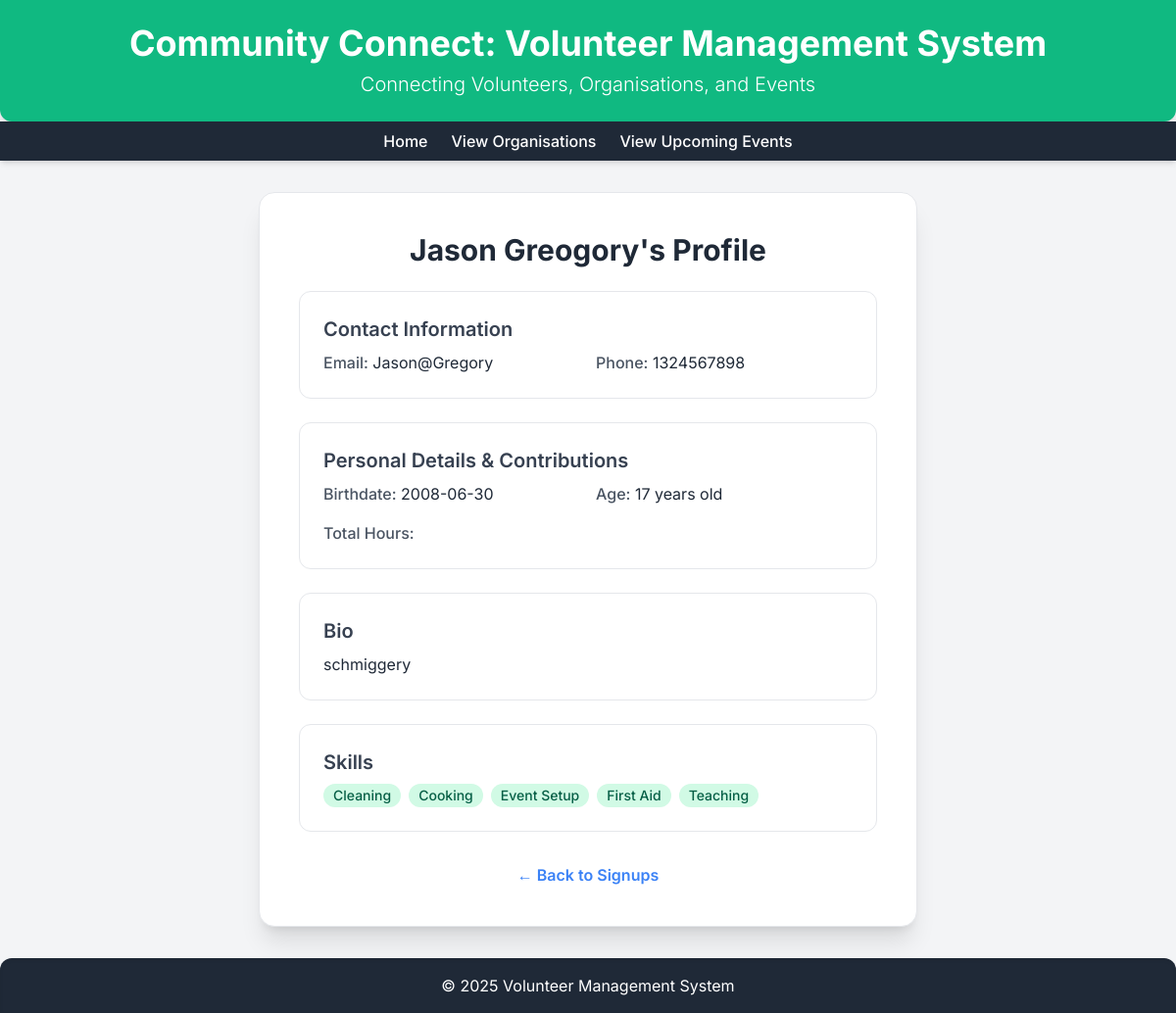
The app's page /volunteer/6 with its own data.
### tables this page shows
CREATE TABLE Volunteers (
    ID INTEGER PRIMARY KEY,
    Password TEXT NOT NULL CHECK(length(Password) <= 20),
    FirstName TEXT NOT NULL CHECK(length(FirstName) <= 20),
    LastName TEXT NOT NULL CHECK(length(LastName) <= 20),
    Email TEXT NOT NULL UNIQUE CHECK(length(Email) <= 30),
    PhoneNumber TEXT NOT NULL UNIQUE CHECK(length(PhoneNumber) <= 10),
    Location TEXT NOT NULL CHECK(length(Location) <= 30),
    BirthDate DATE NOT NULL,
    Bio TEXT CHECK(length(Bio) <= 300),
    TotalHoursContributed INTEGER DEFAULT 0
);

CREATE TABLE Skills (
    ID INTEGER PRIMARY KEY,
    Name TEXT NOT NULL UNIQUE CHECK(length(Name) <= 20)
);

### app.py (the view)
@app.route("/volunteer/<int:volunteer_id>")
def view_volunteer(volunteer_id):
    db = get_db()
    volunteer_cur = db.execute(
        """
        SELECT
            FirstName,
            LastName,
            Email,
            PhoneNumber,
            BirthDate,
            Bio
        FROM Volunteers
        WHERE Id = ?
        """,
        (volunteer_id,)
    )
    volunteer_data = volunteer_cur.fetchone()
    if not volunteer_data:
        flash("Volunteer not found.", "danger")
        return redirect(url_for('volunteers'))
    skills_cur = db.execute(
        """
        SELECT s.Name
        FROM VolunteerSkills vs
        JOIN Skills s ON vs.SkillID = s.Id
        WHERE vs.VolunteerID = ?
        """,
        (volunteer_id,)
    )
    skills = [s['Name'] for s in skills_cur.fetchall()]
    birthdate = datetime.strptime(volunteer_data['BirthDate'], '%Y-%m-%d').date()
    today = date.today()
    age = today.year - birthdate.year - ((today.month, today.day) < (birthdate.month, today.day))
    volunteer = {
        'full_name': f"{volunteer_data['FirstName']} {volunteer_data['LastName']}",
        'email': volunteer_data['Email'],
        'phone_number': volunteer_data['PhoneNumber'],
        'birthdate': volunteer_data['BirthDate'],
        'bio': volunteer_data['Bio'] if volunteer_data['Bio'] else 'No bio provided.',
        'skills': skills,
        'age': age
    }
    return render_template('view_volunteer.html', volunteer=volunteer)

### app.py (called while the page is built)
def get_db():
    db = getattr(g, '_database', None)
    if db is None:
        db = g._database = sqlite3.connect(DATABASE)
        db.row_factory = sqlite3.Row  # lets you access results like dicts
    return db

@app.teardown_appcontext
def close_connection(exception):
    db = getattr(g, '_database', None)
    if db is not None:
        db.close()

### templates/view_volunteer.html (shortened to what this page needs)
<!DOCTYPE html>
<html lang="en">
<head>
    <script src="https://cdn.tailwindcss.com"></script>
</head>
<body class="flex flex-col min-h-screen">
    <header class="bg-emerald-500 text-white p-6 text-center rounded-b-xl shadow-lg">
        <h1 class="text-4xl font-bold">Community Connect: Volunteer Management System</h1>
        <p class="mt-2 text-xl font-light">Connecting Volunteers, Organisations, and Events</p>
    </header>
    <nav class="bg-gray-800 p-2 text-center shadow-md">
        <div class="max-w-4xl mx-auto flex justify-center space-x-6">
            <a href="/" class="text-white hover:text-emerald-300 font-medium transition-colors">Home</a>
            <a href="/organisations" class="text-white hover:text-emerald-300 font-medium transition-colors">View Organisations</a>
            <a href="/events" class="text-white hover:text-emerald-300 font-medium transition-colors">View Upcoming Events</a>
        </div>
    </nav>
    <main class="p-8 flex-grow flex flex-col items-center">
        <div class="max-w-2xl w-full bg-white p-10 rounded-2xl shadow-xl border border-gray-200">
            <h2 class="text-3xl font-bold text-center text-gray-800 mb-6">{{ volunteer.full_name }}'s Profile</h2>
            <div class="space-y-6">
                <div class="border border-gray-200 rounded-xl p-6 transition-shadow duration-200 hover:shadow-lg">
                    <h3 class="text-xl font-semibold text-gray-700 mb-2">Contact Information</h3>
                    <div class="grid grid-cols-1 md:grid-cols-2 gap-4 text-gray-800">
                        <div><strong class="font-medium text-gray-600">Email:</strong> {{ volunteer.email }}</div>
                        <div><strong class="font-medium text-gray-600">Phone:</strong> {{ volunteer.phone_number }}</div>
                    </div>
                </div>
                <div class="border border-gray-200 rounded-xl p-6 transition-shadow duration-200 hover:shadow-lg">
                    <h3 class="text-xl font-semibold text-gray-700 mb-2">Personal Details & Contributions</h3>
                    <div class="grid grid-cols-1 md:grid-cols-2 gap-4 text-gray-800">
                        <div><strong class="font-medium text-gray-600">Birthdate:</strong> {{ volunteer.birthdate }}</div>
                        <div><strong class="font-medium text-gray-600">Age:</strong> {{ volunteer.age }} years old</div>
                        <div><strong class="font-medium text-gray-600">Total Hours:</strong> {{ volunteer.total_hours }}</div>
                    </div>
                </div>
                <div class="border border-gray-200 rounded-xl p-6 transition-shadow duration-200 hover:shadow-lg">
                    <h3 class="text-xl font-semibold text-gray-700 mb-2">Bio</h3>
                    <p class="text-gray-800">{{ volunteer.bio }}</p>
                </div>
                <div class="border border-gray-200 rounded-xl p-6 transition-shadow duration-200 hover:shadow-lg">
                    <h3 class="text-xl font-semibold text-gray-700 mb-2">Skills</h3>
                    <div class="flex flex-wrap gap-2">
                        {% for skill in volunteer.skills %}
                            <span class="bg-emerald-100 text-emerald-800 text-sm font-medium px-2.5 py-0.5 rounded-full">{{ skill }}</span>
                        {% else %}
                            <span class="text-gray-500">No skills listed.</span>
                        {% endfor %}
                    </div>
                </div>
            </div>
            <div class="mt-8 text-center">
                <a href="{{ url_for('view_signups') }}" class="text-blue-500 hover:underline font-semibold">
                    ← Back to Signups
                </a>
            </div>
        </div>
    </main>
    <footer class="bg-gray-800 text-white p-4 text-center mt-auto shadow-inner rounded-t-xl">
        <p>&copy; 2025 Volunteer Management System</p>
    </footer>
</body>
</html>

### templates/view_volunteer.html (style rules this page uses)
body { font-family: 'Inter', sans-serif; background-color: #f3f4f6; color: #1f2937; }

### records on screen
Volunteers: email "Jason@Gregory", phone_number "1324567898", birthdate "2008-06-30", bio "schmiggery"
Skills: Name "Cleaning"
Skills: Name "Cooking"
Skills: Name "Event Setup"
Skills: Name "First Aid"
Skills: Name "Teaching"

### other values on screen
{{ volunteer.full_name }} "Jason Greogory"
{{ volunteer.age }} "17"
